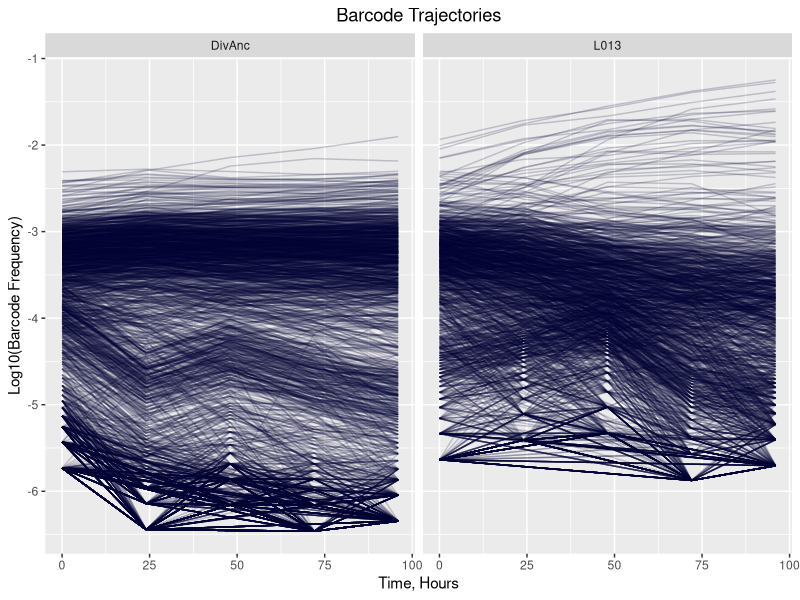
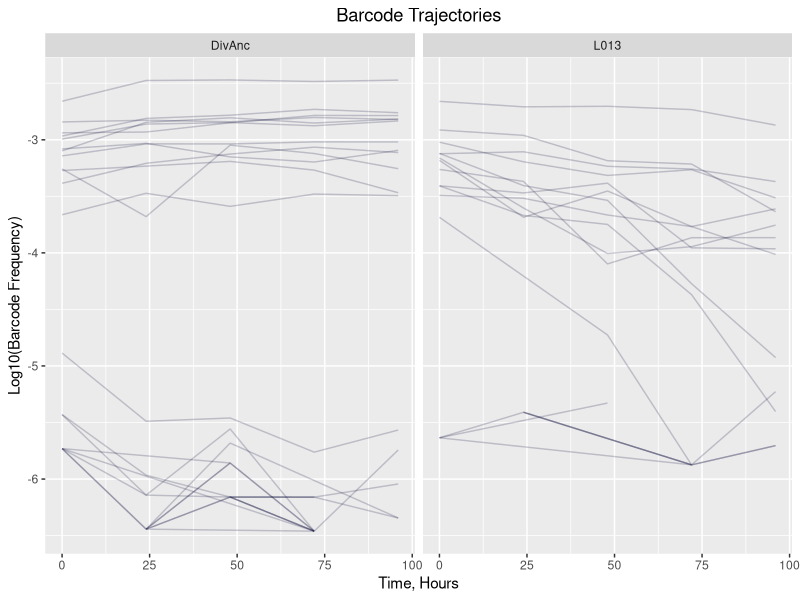
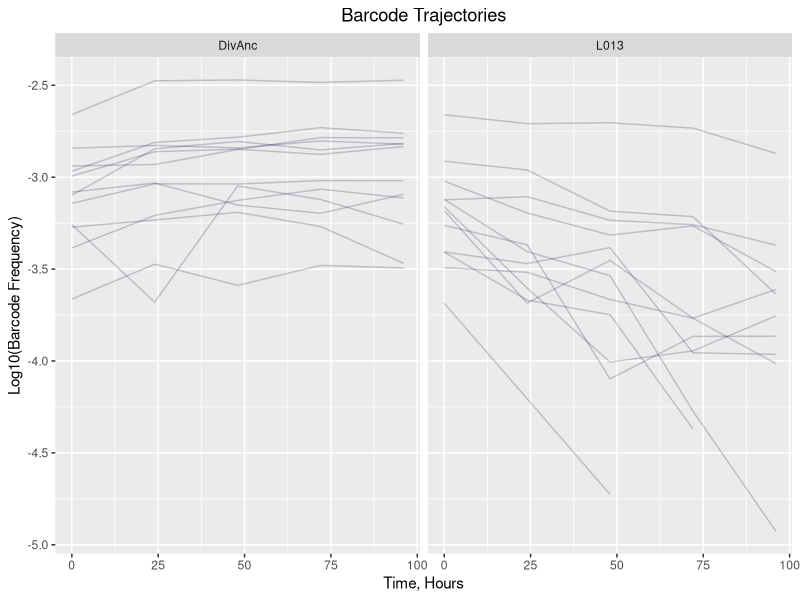
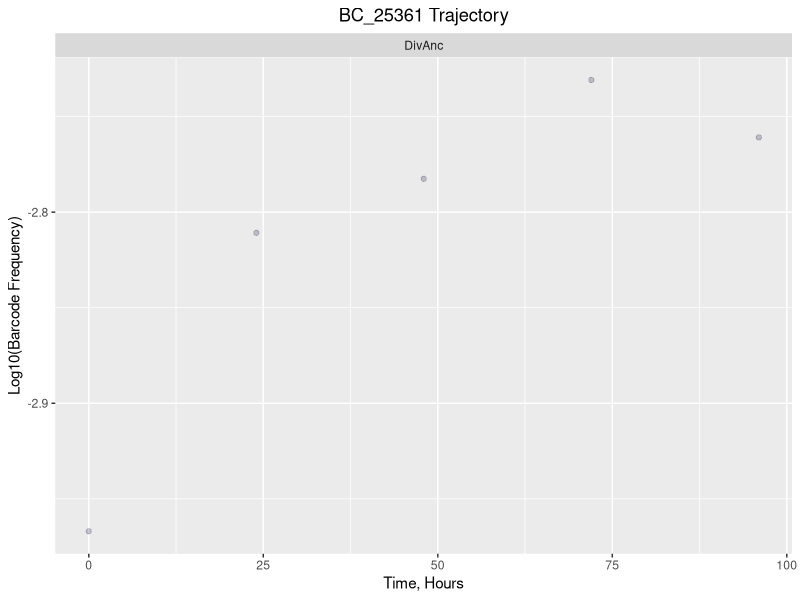
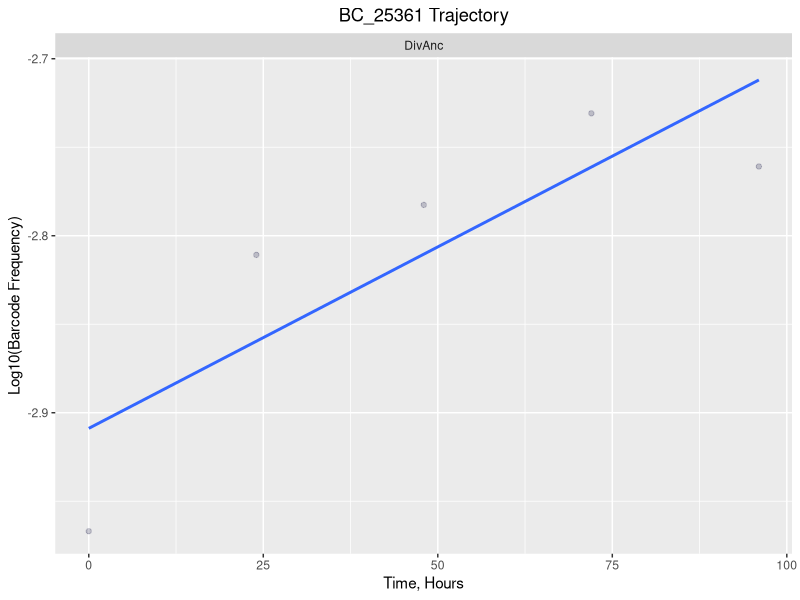

The R source for these figures, in order:
## ---- chunk 1
knitr::opts_chunk$set(echo = TRUE)
## ---- chunk 2
# Load the package
library(tidyr)
library(dplyr)
library(ggplot2)
library(readr)
## ---- chunk 3
exp_data <- read.csv("data/Experimental_results.csv")
head(exp_data)
## ---- chunk 4
exp_data <- select(exp_data, -X)
head(exp_data)
## ---- chunk 5
Mut_str_env <- select(exp_data, Mut_ID, Strain, Environment)
head(Mut_str_env)
## ---- chunk 6
exp_rearranged <- gather(exp_data, Generation, Frequency, H_0:H_96)
head(exp_rearranged)
## ---- chunk 7
table_for_graph <- separate(exp_rearranged, Generation, into = c("H","Time"))
head(table_for_graph)
## ---- chunk 8
table_for_graph <- select(table_for_graph, -H)
head(table_for_graph)
## ---- chunk 9
table_cleaned <- na.omit(table_for_graph)
## ---- chunk 10
table_cleaned$Time <- as.numeric(table_cleaned$Time)
head(table_cleaned)
## ---- chunk 11
ggplot(table_cleaned) + geom_line(aes(Time, Frequency, group = BC_ID), alpha = 0.2, colour = "#000033") + facet_grid(.~Strain) + ggtitle("Barcode Trajectories") + theme(plot.title = element_text(hjust = 0.5)) + xlab("Time, Hours") + ylab("Log10(Barcode Frequency)")
## ---- chunk 12
mut34 <- filter(table_cleaned, table_cleaned$Mut_ID=="34")
mut34
## ---- chunk 13
ggplot(mut34) + geom_line(aes(Time, Frequency, group = BC_ID), alpha = 0.2, colour = "#000033") + facet_grid(.~Strain) + ggtitle("Barcode Trajectories") + theme(plot.title = element_text(hjust = 0.5)) + xlab("Time, Hours") + ylab("Log10(Barcode Frequency)")
## ---- chunk 14
mut34_f <- filter(mut34, mut34$Frequency>-5)
mut34_f
## ---- chunk 15
ggplot(mut34_f) + geom_line(aes(Time, Frequency, group = BC_ID), alpha = 0.2, colour = "#000033") + facet_grid(.~Strain) + ggtitle("Barcode Trajectories") + theme(plot.title = element_text(hjust = 0.5)) + xlab("Time, Hours") + ylab("Log10(Barcode Frequency)")
## ---- chunk 16
BC_25361 <- filter(mut34_f, mut34_f$BC_ID=="25361", mut34_f$Strain=="DivAnc")
BC_25361
## ---- chunk 17
BC_plot <- ggplot(BC_25361) +  aes(Time, Frequency, group = BC_ID) + geom_point(alpha = 0.2, colour = "#000033") + facet_grid(.~Strain) + ggtitle("BC_25361 Trajectory") + theme(plot.title = element_text(hjust = 0.5)) + xlab("Time, Hours") + ylab("Log10(Barcode Frequency)")

BC_plot
## ---- chunk 18
BC_plot_lm <- BC_plot + geom_smooth(se = FALSE, method = "lm")

BC_plot_lm
## ---- chunk 19
regression_model <- lm(Frequency~Time, BC_25361)
summary_data <- summary(regression_model)
summary_data
## ---- chunk 20
Time <- summary_data$coefficients[2]
Time

Intercept <- summary_data$coefficients[1]
Intercept
